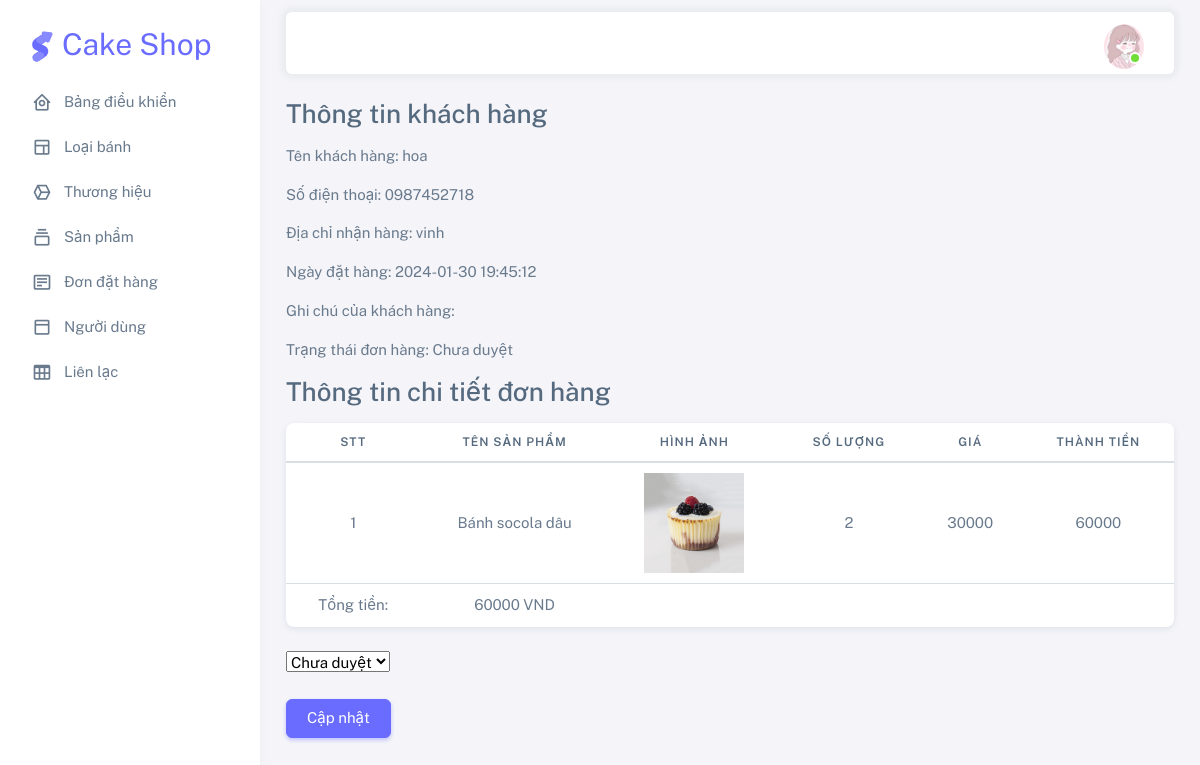
Screenshot of /admin/html/order_detail.php?id=123 (signed in) with the database file from the repository.
### tables this page shows
CREATE TABLE `customers` (
  `CustomerId` int(11) NOT NULL,
  `Fullname` varchar(255) NOT NULL,
  `Image` varchar(255) NOT NULL,
  `PhoneNumber` char(15) NOT NULL,
  `Address` varchar(255) NOT NULL,
  `Status` tinyint(1) NOT NULL DEFAULT 1,
  `Email` varchar(255) NOT NULL,
  `Password` varchar(255) NOT NULL,
  `Date_Login` datetime NOT NULL,
  `Date_Logout` datetime NOT NULL
);

CREATE TABLE `oders` (
  `OderId` int(11) NOT NULL,
  `CustomerId` int(11) NOT NULL,
  `Note` varchar(255) NOT NULL,
  `order_date` datetime NOT NULL,
  `address` varchar(255) NOT NULL,
  `number_phone` varchar(15) NOT NULL,
  `status` int(1) NOT NULL DEFAULT 0,
  `total_price` int(255) NOT NULL DEFAULT 0
);

CREATE TABLE `orderdetails` (
  `Order_Detail_Id` int(11) NOT NULL,
  `Status` int(1) NOT NULL DEFAULT 1,
  `Price` float NOT NULL DEFAULT 0,
  `Quantity` int(11) NOT NULL DEFAULT 0,
  `ProductId` int(11) NOT NULL
);

CREATE TABLE `products` (
  `ProductId` int(11) NOT NULL,
  `Name` varchar(255) NOT NULL,
  `Image` varchar(255) NOT NULL,
  `Quantity` int(11) NOT NULL,
  `Description` text NOT NULL,
  `BuyPrice` float NOT NULL,
  `SellPrice` float NOT NULL,
  `Status` tinyint(1) NOT NULL DEFAULT 1,
  `CountView` int(11) NOT NULL DEFAULT 0,
  `CategoriId` int(11) NOT NULL,
  `BrandId` int(11) NOT NULL,
  `is_accept` int(1) NOT NULL DEFAULT 1
);

### admin/html/order_detail.php (the view, shortened to what this page needs)
<?php
include($_SERVER["DOCUMENT_ROOT"] . '/admin/inc/header.php');
include($_SERVER['DOCUMENT_ROOT'] . "/admin/inc/navbar.php");
include($_SERVER['DOCUMENT_ROOT'] . "/database/connect.php");
if (isset($_GET['id'])) {
    $id_order = $_GET['id'];
    $query = "SELECT * FROM oders where OderId = '$id_order'";
    $order_query = mysqli_query($conn, $query);
    $order = mysqli_fetch_assoc($order_query);
    $id_custommer = $order['CustomerId'];
    $custommer_query = mysqli_query($conn, "SELECT * from customers where CustomerId = '$id_custommer'");
    $customer = mysqli_fetch_assoc($custommer_query);
    $products_query = "SELECT a.Quantity, a.Price, p.Image, p.Name  FROM orderdetails a, products p, oders o
                where a.ProductId = p.ProductId  and a.Order_Detail_Id = o.OderId and o.OderId = '$id_order'";
    $products = mysqli_query($conn, $products_query);
}
?>
<div class="layout-page">
    <nav class="layout-navbar container-xxl navbar navbar-expand-xl navbar-detached align-items-center bg-navbar-theme" id="layout-navbar">
        <div class="navbar-nav-right d-flex align-items-center" id="navbar-collapse">
            <ul class="navbar-nav flex-row align-items-center ms-auto">
                <li class="nav-item navbar-dropdown dropdown-user dropdown">
                    <a class="nav-link dropdown-toggle hide-arrow" href="javascript:void(0);" data-bs-toggle="dropdown">
                        <div class="avatar avatar-online">
                            <img src="../assets/img/avatars/111.png" alt class="w-px-40 h-auto rounded-circle" />
                        </div>
                    </a>
                </li>
            </ul>
        </div>
    </nav>
    <div class="content-wrapper">
        <div class="container-xxl flex-grow-1 container-p-y">
            <div class="row">
                <div class="panel panel-infor">
                    <div class="panel-heading">
                        <h3 class="panel-title">Thông tin khách hàng</h3>
                    </div>
                    <div class="panel-body text-left">
                        <p>Tên khách hàng: <?php echo $customer['Fullname'] ?></p>
                        <p>Số điện thoại: <?php echo $order['number_phone'] ?></p>
                        <p>Địa chỉ nhận hàng: <?php echo $order['address'] ?></p>
                        <p>Ngày đặt hàng: <?php echo $order['order_date'] ?></p>
                        <p>Ghi chú của khách hàng: <?php echo $order['Note'] ?> </p>
                        <p>Trạng thái đơn hàng:
                            <?php if ($order['status'] == 0) { ?>
                                Chưa duyệt
                            <?php } else if ($order['status'] == 1) { ?>
                                Đã duyệt
                            <?php } else if ($order['status'] == 2) { ?>
                                Thành công
                            <?php } ?>
                        </p>
                    </div>
                </div>
            </div>
            <div class="panel-heading">
                <h3 class="panel-title">Thông tin chi tiết đơn hàng</h3>
            </div>
            <div class="card">
                <div class="table-responsive text-nowrap">
                    <table class="table" style="text-align: center">
                        <thead>
                            <tr>
                                <th>STT</th>
                                <th>Tên sản phẩm</th>
                                <th>Hình ảnh</th>
                                <th>Số lượng</th>
                                <th>Giá</th>
                                <th>Thành tiền</th>
                            </tr>
                        </thead>
                        <tbody class="table-border-bottom-0">
                            <?php
                            $total_price = 0;
                            foreach ($products as $key => $value) : $total_price += $value['Price']  * $value['Quantity']; ?>
                                <tr>
                                    <td><?php echo $key + 1 ?></td>
                                    <td><?php echo $value['Name'] ?></td>
                                    <td>
                                        <img src="..//uploads//<?php echo $value['Image'] ?>" alt="" width="100">
                                    </td>
                                    <td><?php echo $value['Quantity'] ?></td>
                                    <td><?php echo $value['Price'] ?></td>
                                    <td><?php echo $value['Quantity'] * $value['Price']  ?></td>
                                </tr>
                            <?php endforeach; ?>
                            <tr>
                                <td>Tổng tiền: </td>
                                <td class="bg-infor"><?php echo $total_price ?> VND</td>
                            </tr>
                        </tbody>
                    </table>
                </div>
            </div>
            <form method="POST">
                <div class="form-group mt-4">
                    <select name="status" id="" required>
                        <option name="status" value="0">Chưa duyệt</option>
                    </select>
                </div>
                <button class="mt-4 btn btn-primary" type="submit" name="submit">Cập nhật</button>
            </form>
        </div>
    </div>
    <?php
    include($_SERVER["DOCUMENT_ROOT"] . '/admin/inc/footer.php');
    ?>

### rows the page displays
customers: Fullname "hoa"
oders: number_phone "0987452718", address "vinh", order_date "2024-01-30 19:45:12"
orderdetails: ProductId.Name "Bánh socola dâu", ProductId.Image (picture), Quantity "2", Price "30000", $value['Quantity'] * $value['Price'] "60000"

### other values shown
$total_price "60000"
